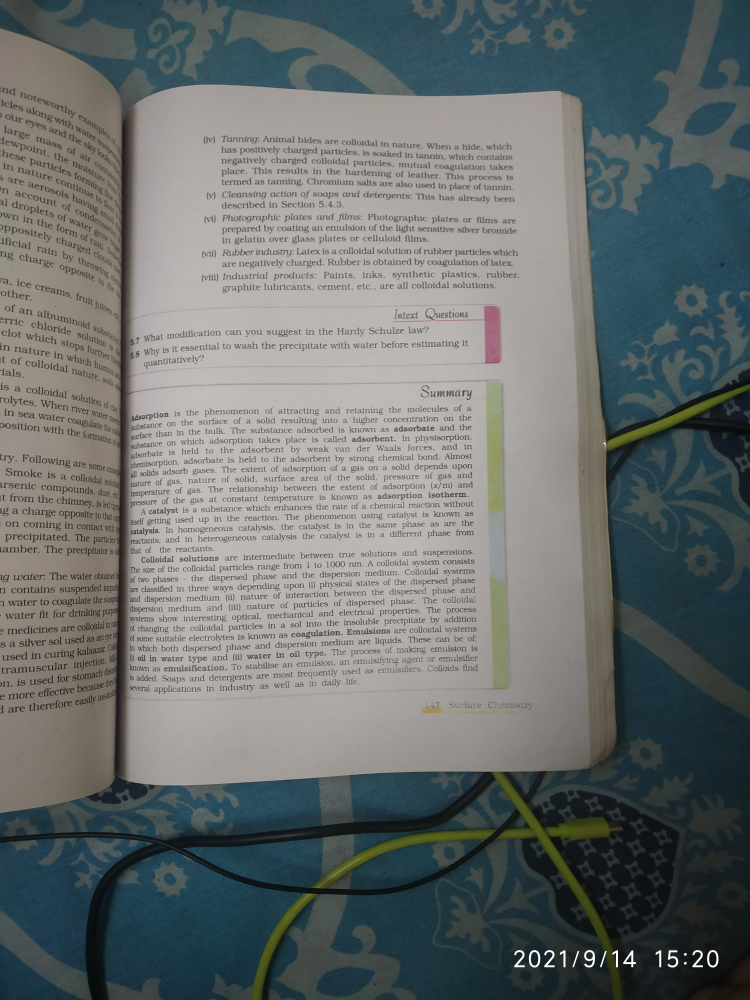
#> input picture python/Machine Learning/OCR/doc_scanner/ChemBookTwo.jpg, 3000 x 4000 px (shown at 1/4 size)
$ python new_doc_scanner.py
#> lines starting #> are read from the running program, lines starting #| are printed output that depends on the picture; after the words box and inside, x2 and y2 are one past the last pixel; in counts of white or black regions, pixels touching at a corner belong together
import numpy as np
import cv2
from skimage.filters import threshold_local
import math
from scipy import ndimage

print("Imports are Done!")


class Scanner:
    """
    A class to scan (and perform related operations on) a document.
    ...
    Attributes
    ----------
    img : str
            image name of the document/photo.
    Methods
    -------
    Resize_Image(final_height, img):
            Resizes the image by preserving its axis ratio.
    Scan_View():
            Transforms the image/document view into B&W (proper scanned colour scheme).
    Rotation():
            Automatically rotates the image/document to a straight (top-down, face-on) view.
    """

    def __init__(self, img):
        """
        Constructs all the necessary attributes for the person object.
        Parameters
        ----------
        img : str
                image name of the document/photo
        Returns
        -------
        None
        """

        self.img = img

    def Resize_Image(self, final_height, img):
        """
        Resizes the image by preserving its axis ratio.
        An argument 'img' can be either a string or an image array itself.
        Parameters
        ----------
        img : str/array
                image name (image array) of the document/photo
        final_height : int
                final height to resize an image to (in pixels)
        Returns
        -------
        Resized image (array)
        """

        if isinstance(img, str):
            print("This is string!")
            img = cv2.imread(img, cv2.IMREAD_GRAYSCALE)
        else:
            print("This is not string!")
            print(type(img))
            img = img
        # Optional - resizing an image by preserving its aspect ratio
        # percentage by which we resize our image (based on the hight)
        height_ratio = final_height / img.shape[0]
        # calculate the ratio of original dimensions
        height, width = int(img.shape[0] * height_ratio), int(
            img.shape[1] * height_ratio
        )
        # resizing our image to the desired size
        im_res = cv2.resize(img, (width, height))
        cv2.imshow("Resized", im_res)
        cv2.waitKey(0)
        cv2.destroyAllWindows()
        return im_res

    def Scan_View(self, save_collage=False, resize_collage=True, resize_height=500):
        """
        Transforms an image/document view into B&W view (proper scanned colour scheme).
        Optionally, saves and resizes a collage with the original and scanned images.
        Parameters
        ----------
        save_collage : bool
                flag to save the collage
        resize_collage : bool
                flag to resize the collage
        resize_height : int (default = 500)
                final height to resize an image to (in pixels)
        Returns
        -------
        Resized image (array)
        """
#> called with save_collage = False, resize_collage = False, resize_height = 500

        print("Scanned View")
        # read the original image, copy it,
        # apply threshold to "scannify" it
        image = cv2.imread(self.img)
#> image is the input picture: shape (4000, 3000, 3); mean B, G, R 110.5, 111, 105.6
        orig = image.copy()

        # convert our image to grayscale, apply threshold
        # to create scanned paper effect
        image = cv2.cvtColor(image, cv2.COLOR_BGR2GRAY)
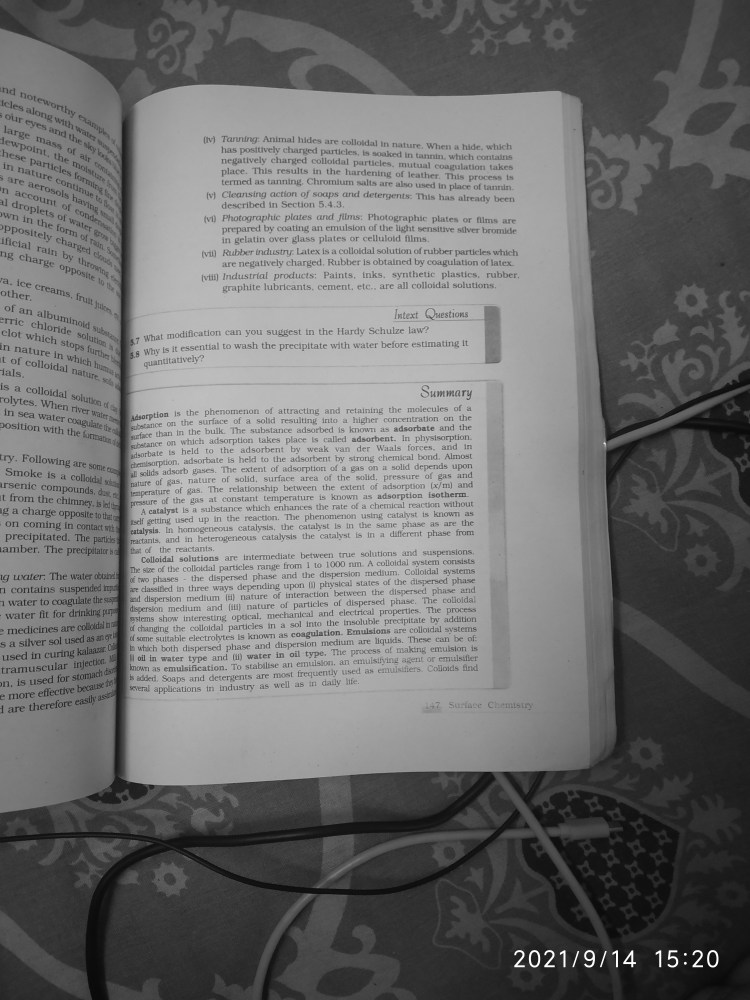
#> image: shape (4000, 3000) (shown at 1/4 size); min 1, max 255, mean 109.3
        thr = threshold_local(image, 11, offset=10, method="gaussian")
        image = (image > thr).astype("uint8") * 255
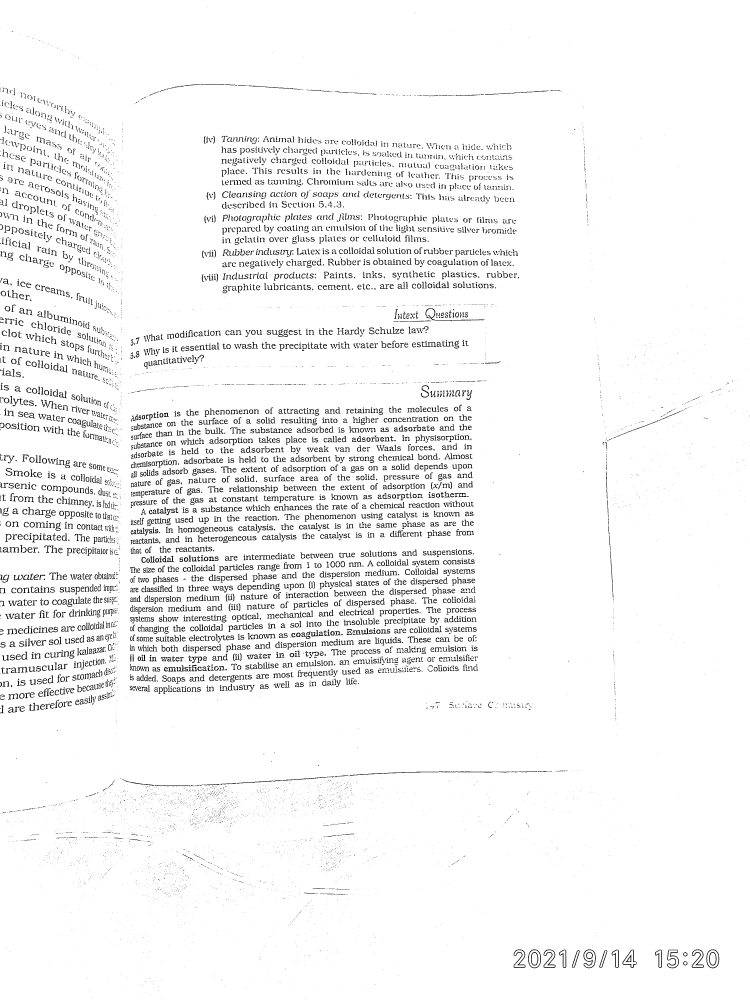
#> image: shape (4000, 3000) (shown at 1/4 size); 95.9% white; black in thin lines or dots

        # [5 lines of commented-out code are left out]
        print(np.shape(orig), np.shape(image))
#| (4000, 3000, 3) (4000, 3000)
        if save_collage:
            # Saving a nice horizontal collage
            horiz_conc = np.concatenate((orig[:, :, 1], image), axis=1)
            if resize_collage:
                # Optional - resizing this collage to take less space
                horiz_conc = self.Resize_Image(resize_height, horiz_conc)
            # Saving the horizontal collage
            cv2.imwrite("Part_scan_view.png", horiz_conc)
        else:
            # Saving an image itself
            cv2.imwrite("Part_scan_view.png", image)
        return image

    def Rotation(self, save_rotated=False, resize_height=500):
        """
        Rotate an image/document view for a face-on view (view from the top).
        Optionally, saves and resizes a collage with the original and scanned images.
        Parameters
        ----------
        save_rotated : bool
                flag to save the rotated image
        resize_height : int (optional, default = 500)
                final height to resize an image to (in pixels)
        Returns
        -------
        Rotated image (array)
        """
#> called with save_rotated = True, resize_height = 500

        print("Rotation")
        # read the original image, copy it,
        # rotate it
        image = cv2.imread(self.img)
#> image: shape (4000, 3000, 3); 95.9% white; black in thin lines or dots
        orig = image.copy()

        image = cv2.cvtColor(orig, cv2.COLOR_BGR2GRAY)
        img_edges = cv2.Canny(image, 100, 100, apertureSize=3)
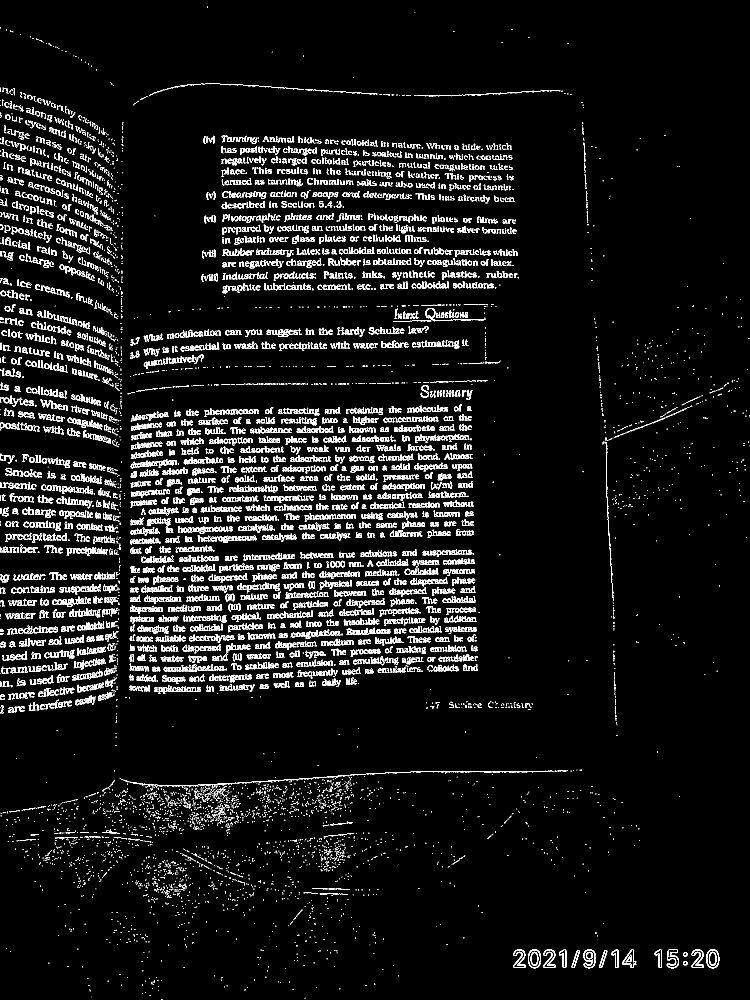
#> img_edges: shape (4000, 3000) (shown at 1/4 size); 3.1% white in thin lines or dots
        lines = cv2.HoughLinesP(
            img_edges,
            rho=1,
            theta=np.pi / 180.0,
            threshold=160,
            minLineLength=100,
            maxLineGap=10,
        )
#> lines = 683 rows, first 6: [1501, 2574, 1612, 2570], [552, 2510, 673, 2508], [1098, 2038, 1247, 2036], [578, 2394, 722, 2391], [993, 2540, 1097, 2536], [1163, 1885, 1300, 1883]

        # calculate all the angles:
        angles = []
        for [[x1, y1, x2, y2]] in lines:
            # Drawing Hough lines
            # cv2.line(image, (x1, y1), (x2, y2), (128,0,0), 30)
            angle = math.degrees(math.atan2(y2 - y1, x2 - x1))
            angles.append(angle)
#> this loop made 683 passes
#> (x1, y1, x2, y2, angle) on passes 1 to 3: (1501, 2574, 1612, 2570, -2.06), (552, 2510, 673, 2508, -0.947), (1098, 2038, 1247, 2036, -0.769)
#> after the loop, angles = 683 values, max 88.15 at index 681, min -22.92 at index 178, mean -0.76

        # average angles
        median_angle = np.median(angles)
#> median_angle = -1.15
        # actual rotation
        image = ndimage.rotate(image, median_angle)
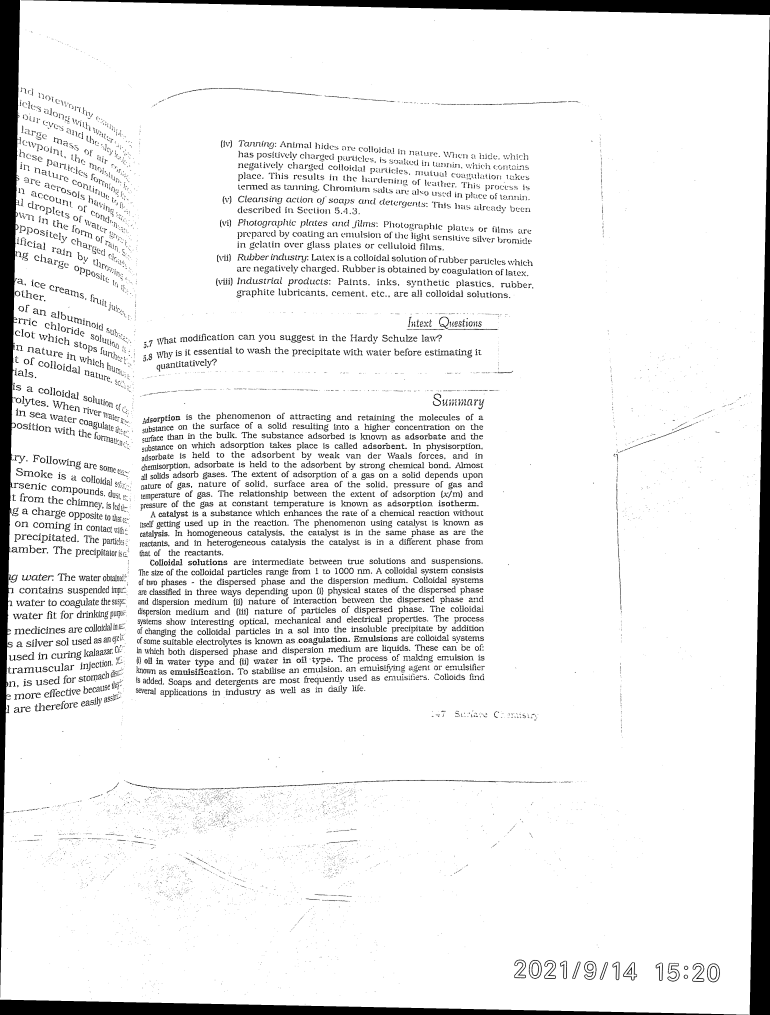
#> image: shape (4059, 3079) (shown at 1/4 size); min 0, max 255, mean 234.4

        # Resize the rotated image to the old height
        # image = self.Resize_Image(resize_height , image)
        # print(np.shape(image))
        # show the original and rotated image
        # cv2.imshow("orig", orig)
        cv2.imshow("Rotated", image)
        cv2.waitKey(0)
        cv2.destroyAllWindows()
        print(np.shape(orig), np.shape(image))
#| (4000, 3000, 3) (4059, 3079)
        if save_rotated:
            # Saving an image itself
            cv2.imwrite("Part_rotation.png", image)
        return image


if __name__ == "__main__":
    # Defining the image name
    img = "ChemBookTwo.jpg"

    # Calling the scanner class
    scan = Scanner(img)

    # Optional - resizing image
    # scan.Resize_Image(512, img)

    # Scanning the image -> B&W scheme
    scanned_im = scan.Scan_View(
        save_collage=False, resize_collage=False, resize_height=500
    )

    # Testing my docstrings:
    # help(Scanner)

    scanned_im = "Part_scan_view.png"
    scan = Scanner(scanned_im)
    rotated_im = scan.Rotation(save_rotated=True, resize_height=500)

$ run again, with python/Machine Learning/OCR/doc_scanner/ChemBook.jpg copied over python/Machine Learning/OCR/doc_scanner/ChemBookTwo.jpg
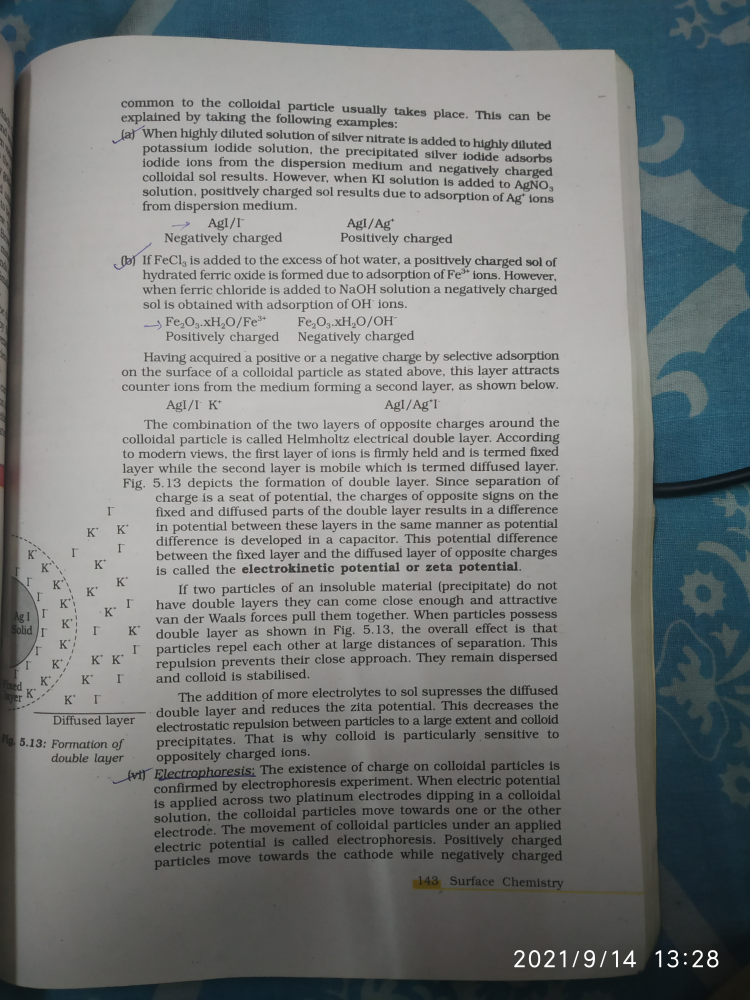
#> input picture python/Machine Learning/OCR/doc_scanner/ChemBook.jpg, 3000 x 4000 px (shown at 1/4 size)
#> in Scan_View, image is the input picture: shape (4000, 3000, 3); mean B, G, R 124.2, 124.8, 120.7
#> in Scan_View, `image = (image > thr).astype("uint8") * 255`:
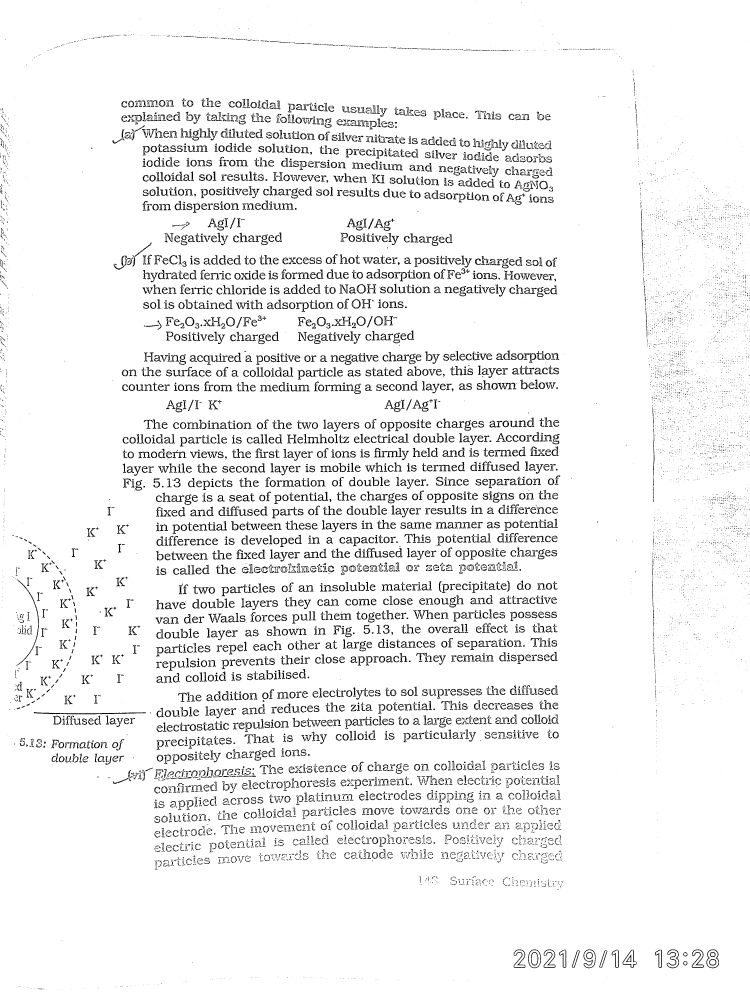
#> image: shape (4000, 3000) (shown at 1/4 size); 94.2% white; 11281 black regions (7729 under 20 px), largest, box (x1, y1, x2, y2) and area: (135, 2848, 584, 2858) 1693, (1496, 1792, 1608, 1830) 1252, (65, 2316, 155, 2663) 1146
#| (4000, 3000, 3) (4000, 3000)
#> in Rotation, `img_edges = cv2.Canny(image, 100, 100, apertureSize=3)`:
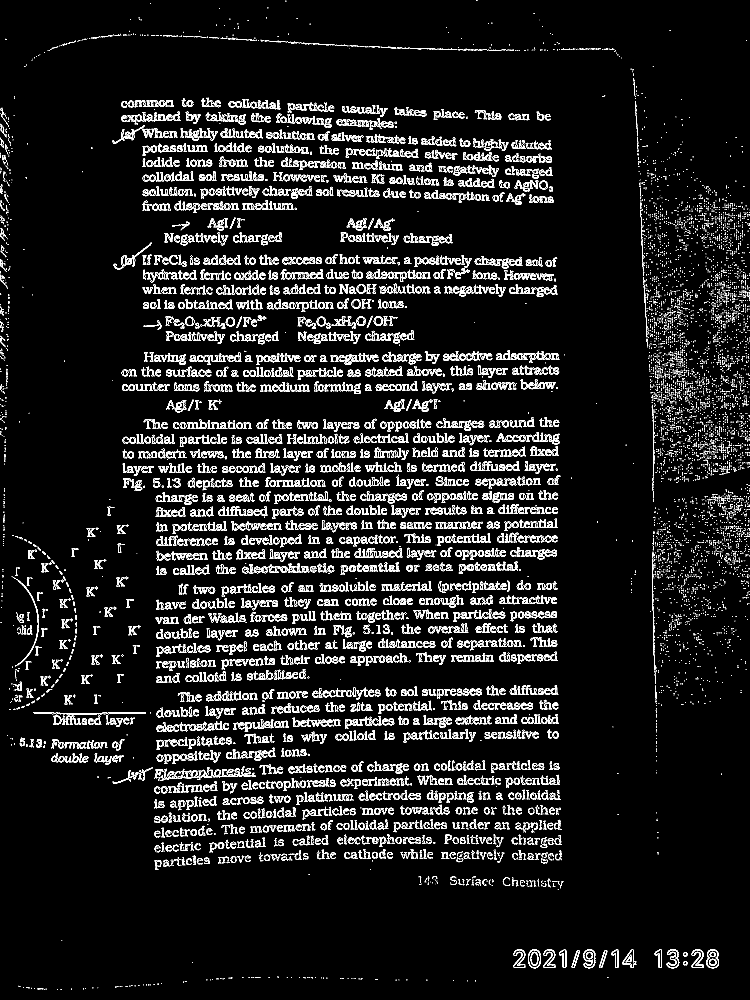
#> img_edges: shape (4000, 3000) (shown at 1/4 size); 3.8% white in thin lines or dots
#> lines = 281 rows, first 6: [328, 2853, 575, 2848], [1135, 1172, 1266, 1172], [2042, 696, 2210, 702], [634, 1113, 784, 1113], [1685, 574, 1819, 579], [1616, 1689, 1722, 1689]
#> the loop in Rotation, `for [[x1, y1, x2, y2]] in lines:` made 281 passes
#> (x1, y1, x2, y2, angle) on passes 1 to 3: (328, 2853, 575, 2848, -1.16), (1135, 1172, 1266, 1172, 0), (2042, 696, 2210, 702, 2.05)
#> after the loop in Rotation, `for [[x1, y1, x2, y2]] in lines:`: angles = 281 values, max 88.3 at index 279, min -2.12 at index 36, mean 0.878
#> median_angle = 0
#| (4000, 3000, 3) (4000, 3000)
